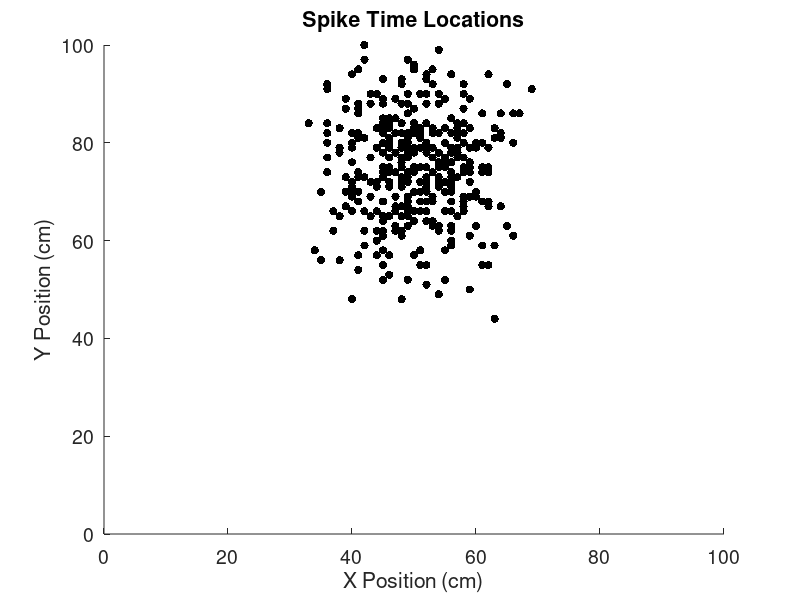

This figure's MATLAB source: (Note: this script raises an error after producing the figure.)
function Chapter_9_Question_5()
    % Question 5 - Create 2D Place Cell Model
    
    %2D Model: 
    % version 1: lambda(t) = exp( b0 + b1*X(t) + b2*X(t).^2 + b3*X(t) + b4*Y(t).^2)
    % version 2: see PDF for clear equation
    
    %Create My Own 2D Place Cell
    muX = 50; %model center (in x position (cm))
    muY = 75; %model center (in y position (cm))
    sigmaX = 10; %model size (in x position (cm))
    sigmaY = 16; %model size/variance (in y position (cm))
    alpha = 40/1000; %max firing rate (40 spk/sec, or .04 spk/millisec)
    %   Using these defined parameters, I expect the field to be halfway in the
    %   X direction and 3/4 in the Y direction. The X direction should have
    %   less variance than the Y direction.
    
    %Create Magically Teleporting Mouse
    %   Note: Movement in X and Y position is random and not consistent such
    %   that plotting the position (X(t), Y(t)) will be random. This isn't a
    %   problem because we are just trying to see if we can correctly recover
    %   the place field using the GLM, which isn't dependent on speed or 
    %   direction as I have written it.
    posX = randi([0 100], 200000, 1); %get random X location
    posY = randi([0 100], 200000, 1); %get random Y location
    
    %Generate Lambda According to Version 2 of the Model 
    xInfo = ((posX - muX).^2) ./ sigmaX^2;
    yInfo = ((posY - muY).^2) ./ sigmaY^2;
    lambda = alpha*exp(-1*xInfo + -1*yInfo);
    
    %Generate Spikes According to Lambda
    fake_spikes = poissrnd(lambda);
    
    %Visualize Spikes
    spike_inds = find(fake_spikes == 1);
    figure()
    scatter(posX(spike_inds), posY(spike_inds), 'k', 'filled')
    xlabel('X Position (cm)')
    ylabel('Y Position (cm)')
    title('Spike Time Locations')
    xlim([0 100])
    ylim([0 100])
    set(gca, 'FontSize', 14)
    
    %Use Version 1 of Model And Equations From Book/PDF To Recover Estimates
    %for Mu, Sigma, and Alpha
    [b, dev, stats] = glmfit([posX posX.^2 posY posY.^2], fake_spikes, 'poisson', 'log');
    muX_est = -b(2)/(2*b(3));
    muY_est = -b(4)/(2*b(5));
    sigmaX_est = sqrt(-1/(2*b(3)));
    sigmaY_est = sqrt(-1/(2*b(5)));
    alpha_est = exp( b(1) - b(2).^2/(4*b(3)) - b(4).^2/(4*b(5)) );
    %   Everything except the sigma estimates are calculated well.
    
end
